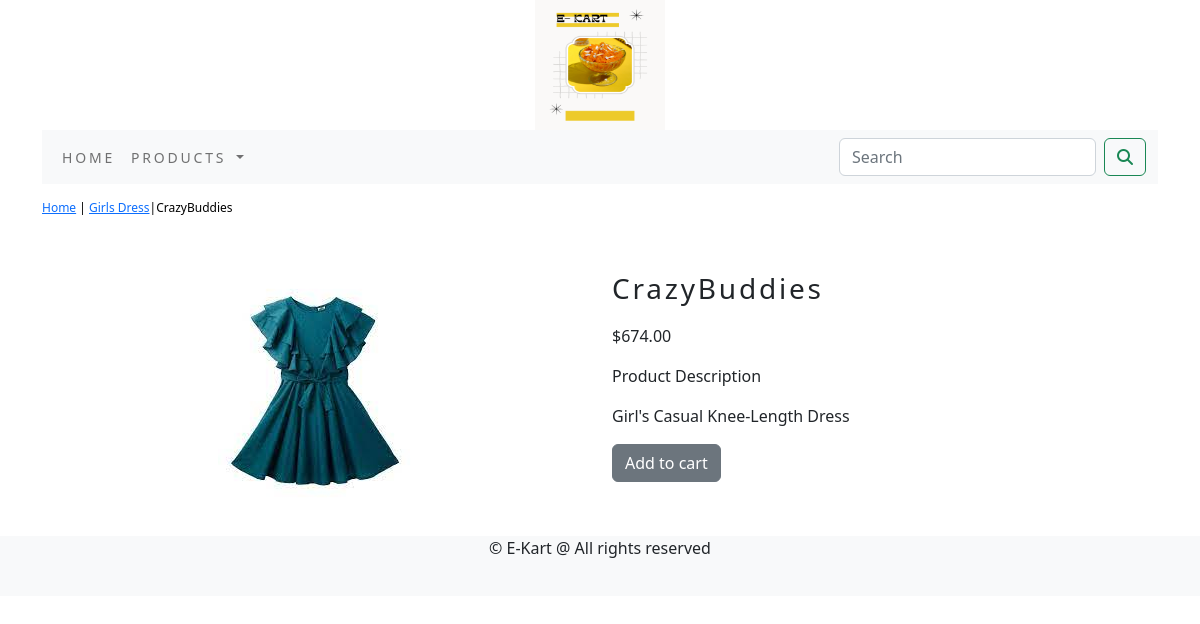
The page /shop/dress/crazybuddies/ on the database its author committed.
### shop/models.py (models this page shows, shortened)
class Product(models.Model):
    name = models.CharField(max_length=250, unique=True)
    slug = models.SlugField(max_length=250, unique=True)
    description = models.TextField(blank=True)
    price=models.DecimalField(max_digits=10,decimal_places=2)
    category=models.ForeignKey(Category,on_delete=models.CASCADE)
    image = models.ImageField(upload_to='product', blank=True)
    stock=models.IntegerField()
    available=models.BooleanField(default=True)
    created=models.DateTimeField(auto_now_add=True)
    updated=models.DateTimeField(auto_now=True)
    class Meta:
        ordering=('name',)
        verbose_name='product'
        verbose_name_plural='products'

class Category(models.Model):
    name=models.CharField(max_length=250,unique=True)
    slug=models.SlugField(max_length=250,unique=True)
    description=models.TextField(blank=True)
    image=models.ImageField(upload_to='category',blank=True)
    class Meta:
        ordering=('name',)
        verbose_name='category'
        verbose_name_plural='categories'
    def get_url(self):
        return  reverse('shop:products_by_category',args=[self.slug])
    def __str__(self):
        return '{}'.format(self.name)

### shop/views.py (the view)
# urls.py: path('<slug:c_slug>/<slug:product_slug>/', views.proDetail, name='prodCatdetail'),
def proDetail(request,c_slug,product_slug):
    try:
        product=Product.objects.get(category__slug=c_slug,slug=product_slug)
    except Exception as e:
        raise e
    return render(request,'product.html',{'product':product})

### cart/context_processors.py (called while the page is built)
def counter(request):
    item_count=0
    if 'admin' in request.path:
        return {}
    else:
        try:
            cart=Cart.objects.filter(cart_id=_cart_id(request))
            car_items=CartItem.objects.all().filter(cart=cart[:1])
            for cart_item in car_items:
                item_count += cart_item.quantity
        except Cart.DoesNotExist:
            item_count =0
    return dict(item_count=item_count)

### cart/views.py (called while the page is built)
def _cart_id(request):
    cart=request.session.session_key
    if not cart:
        cart=request.session.create()
    return cart

### shop/context_processors.py (called while the page is built)
def menu_links(request):
    links=Category.objects.all()
    return dict(links=links)

### template/product.html (shortened to what this page needs)
{% extends 'base.html'%}
{% load static %}
{% block content %}
<div class="row my_prod_row_class">
    <div class="mx_auto">
        <p> <a href="{% url 'shop:allProdCat' %}">Home</a> | <a href="{{product.category.get_url}}">{{product.category}}</a>|{{product.name}}</p>
    </div>
   <div class="container">
<br>
<div class="row">
    <div class="col-12 col-sm-12 col-md-12 col-lg-6 text-center">
        <div style="min-width:18rem">
    <img src="{{product.image.url}}" alt="{{product.name}}">
        </div> </div>
     <div class="col-12 col-sm-12 col-md-12 col-lg-6">
     <div>
     <h1 class="my_prod_titile">{{product.name}}</h1>
     <p>${{product.price}}</p>
     <p class="my_title">Product Description</p>
     <p class="text-justify my_prod_text">{{product.description}}</p>
     {% if product.stock <= 0 %}
     <p class="text-justify my_prod_text"><b>Out of stock</b></p>
     {% else %}
     <a class="btn btn-secondary" href="{% url 'cart:add_cart' product.id %}">Add to cart</a>
     {% endif %}
     </div></div></div></div></div>
{% endblock %}

### static/css/custom.css (style rules this page uses)
body { font-family: 'Roboto', sans-serif; }
.my_prod_row_class { padding-top:15px; padding-bottom:20px; }
.my_prod_row_class .mx_auto { color:#000; font-size:12px; text-decoration:none; }
.my_prod_titile { font-size:28px; text_transform:uppercase; letter-spacing:.1em; padding-top:15px; padding-bottom:10px; }
.my_prod_text { padding-right:20px; }

### rows shown on the page
Product: category "Girls Dress", name "CrazyBuddies", image (picture), price "674.00", description "Girl's Casual Knee-Length Dress"
